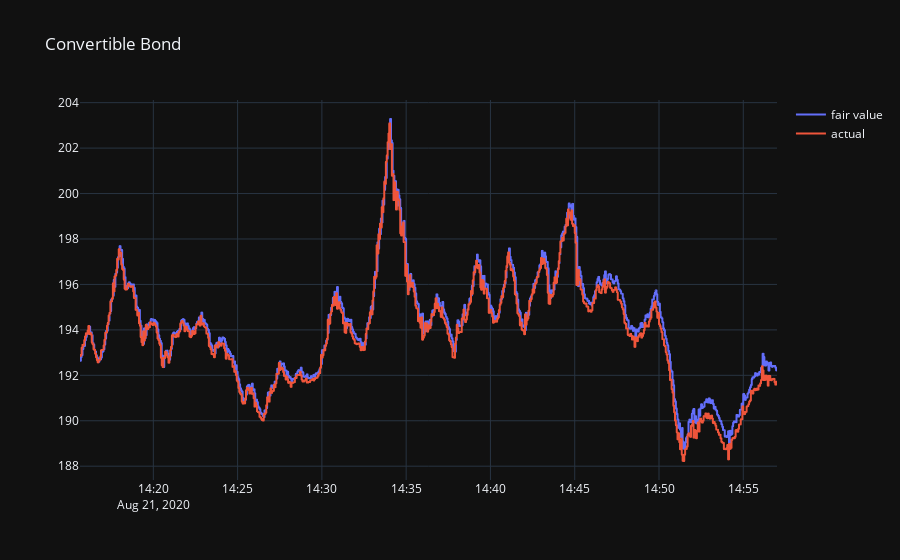

Notebook code for this chart:
### Markdown cell above
### EX7. Forecasting and Predicting

### Code cell
import plotly.graph_objects as go
import plotly.io as pio
import pandas as pd
pio.templates.default = 'plotly_dark'

fig = go.Figure()
#fig.add_trace(go.Scattergl(x=X_df_test.index, y=X_df_test['bid0_price'], name="bid0", line_shape='hv', line=dict(color='green')))
#fig.add_trace(go.Scattergl(x=X_df_test.index, y=X_df_test['ask0_price'], name="ask0", line_shape='hv', line=dict(color='red')))
fig.add_trace(go.Scattergl(x=X_df_test.index, y=X_df_test['mid_price'] + y_pred, name="fair value", line_shape='hv'))
fig.add_trace(go.Scattergl(x=X_df_test.index, y=X_df_test['mid_price'] + y_df_test, name="actual", line_shape='hv'))

fig.update_layout(title_text='Convertible Bond',
                  xaxis_rangeslider_visible=False,
                  hovermode="x")
fig.update_traces(hoverinfo='text+name')

fig.show()

### Figure 1 — Plotly figure (JSON) as saved in the notebook; plotly's stock layout.template omitted (floating-point values rounded to 4 significant figures; data arrays with more than 128 entries replaced by an {"elided": "..."} marker saying what was removed)
{"data": [{"hoverinfo": "text+name", "line": {"shape": "hv"}, "name": "fair value", "type": "scattergl", "x": {"elided": "828 str values"}, "y": {"elided": "828 float values"}}, {"hoverinfo": "text+name", "line": {"shape": "hv"}, "name": "actual", "type": "scattergl", "x": {"elided": "828 str values"}, "y": {"elided": "828 float values"}}], "layout": {"autosize": true, "dragmode": "pan", "hovermode": "x", "title": {"text": "Convertible Bond"}, "xaxis": {"autorange": true, "range": ["2020-08-21 14:15:39", "2020-08-21 14:57"], "rangeslider": {"visible": false, "yaxis": {}}, "showspikes": false, "type": "date"}, "yaxis": {"autorange": true, "range": [187.4, 204.1], "showspikes": false, "type": "linear"}}}
